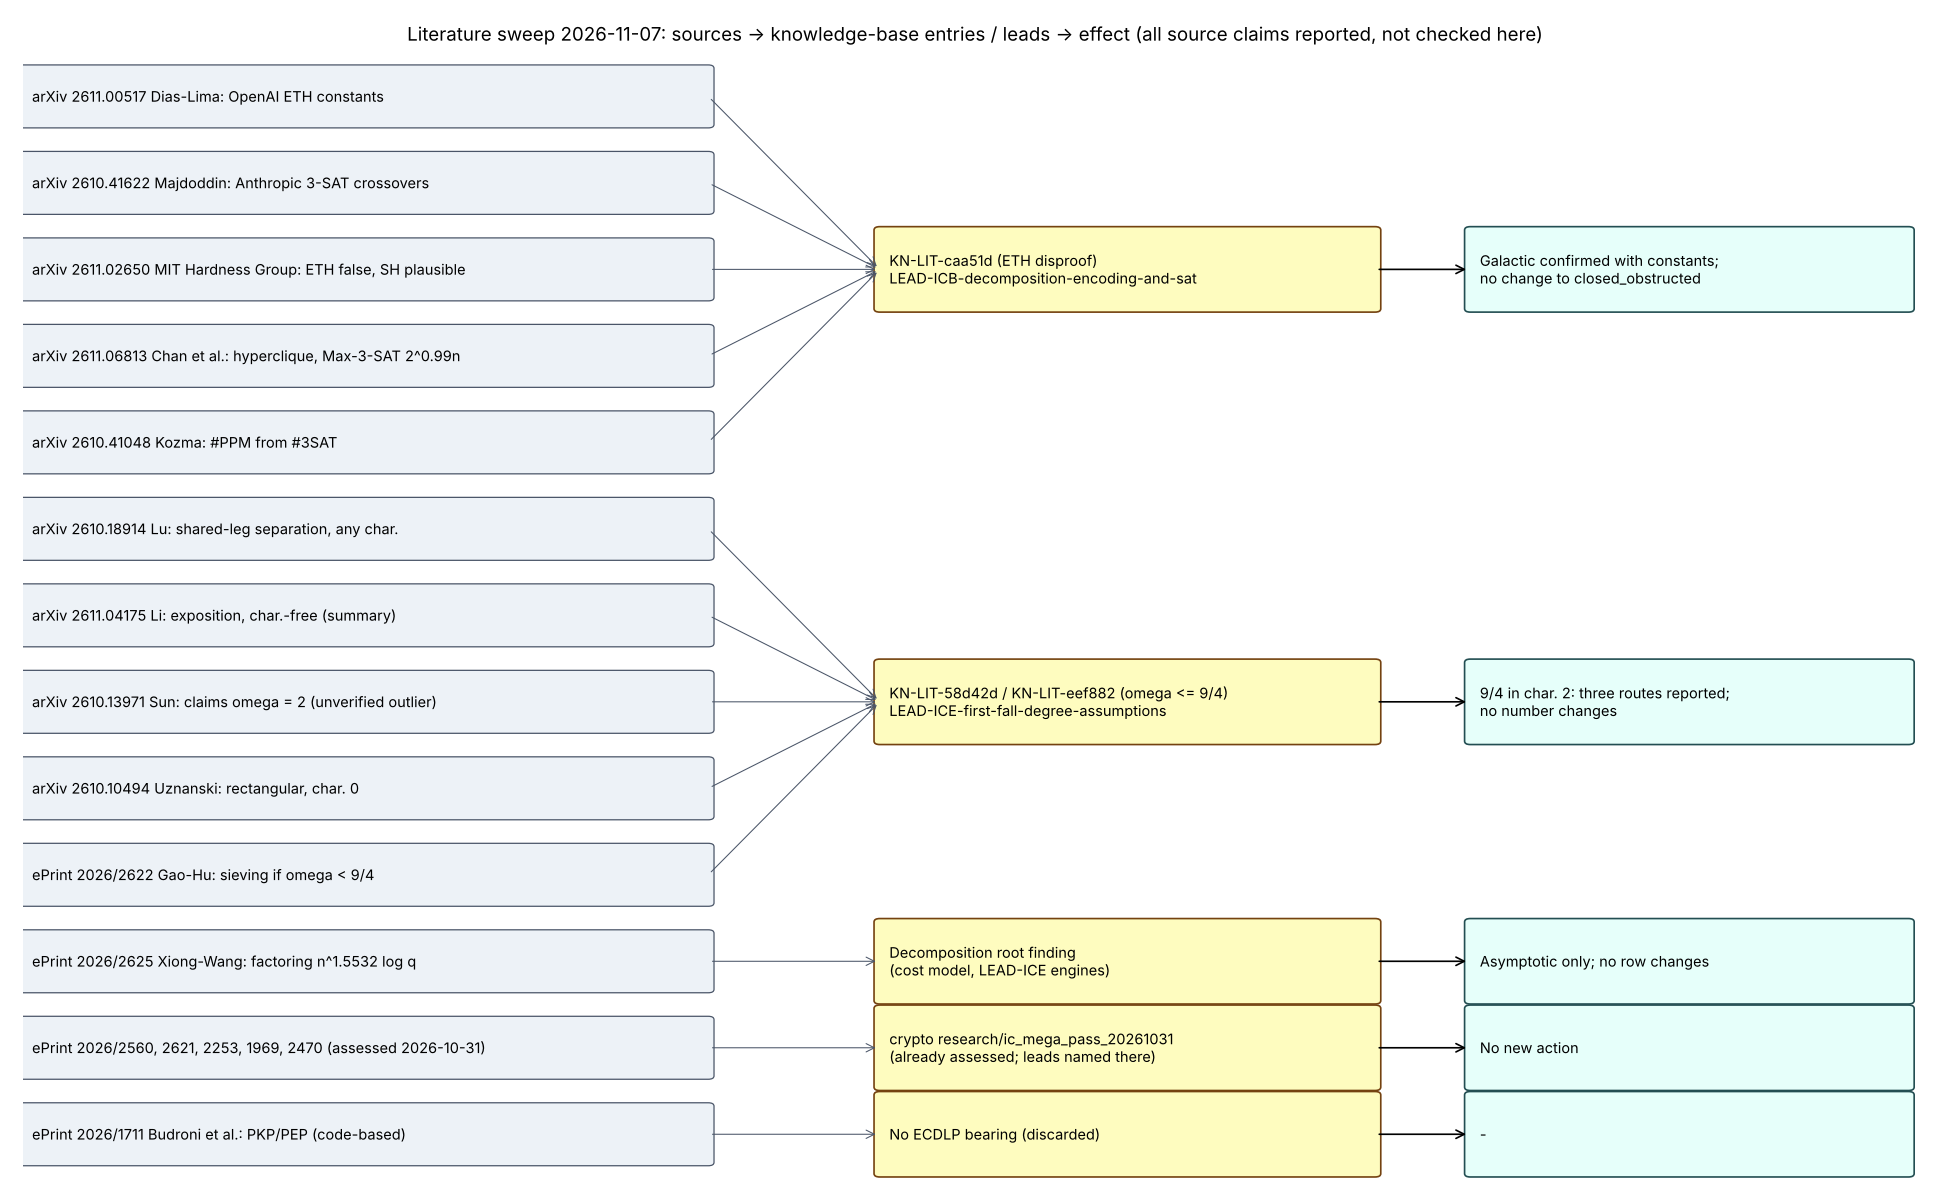

Recreate this plot in Python.
"""Diagram: which swept sources bear on which knowledge-base entries and leads (layout only)."""
from pathlib import Path
import matplotlib
matplotlib.use("Agg")
import matplotlib.pyplot as plt
from matplotlib.patches import FancyBboxPatch

here = Path(__file__).resolve().parent
sources = [
    ("arXiv 2611.00517 Dias-Lima: OpenAI ETH constants", "eth"),
    ("arXiv 2610.41622 Majdoddin: Anthropic 3-SAT crossovers", "eth"),
    ("arXiv 2611.02650 MIT Hardness Group: ETH false, SH plausible", "eth"),
    ("arXiv 2611.06813 Chan et al.: hyperclique, Max-3-SAT 2^0.99n", "eth"),
    ("arXiv 2610.41048 Kozma: #PPM from #3SAT", "eth"),
    ("arXiv 2610.18914 Lu: shared-leg separation, any char.", "omega"),
    ("arXiv 2611.04175 Li: exposition, char.-free (summary)", "omega"),
    ("arXiv 2610.13971 Sun: claims omega = 2 (unverified outlier)", "omega"),
    ("arXiv 2610.10494 Uznanski: rectangular, char. 0", "omega"),
    ("ePrint 2026/2622 Gao-Hu: sieving if omega < 9/4", "omega"),
    ("ePrint 2026/2625 Xiong-Wang: factoring n^1.5532 log q", "roots"),
    ("ePrint 2026/2560, 2621, 2253, 1969, 2470 (assessed 2026-10-31)", "prior"),
    ("ePrint 2026/1711 Budroni et al.: PKP/PEP (code-based)", "none"),
]
targets = {
    "eth": "KN-LIT-caa51d (ETH disproof)\nLEAD-ICB-decomposition-encoding-and-sat",
    "omega": "KN-LIT-58d42d / KN-LIT-eef882 (omega <= 9/4)\nLEAD-ICE-first-fall-degree-assumptions",
    "roots": "Decomposition root finding\n(cost model, LEAD-ICE engines)",
    "prior": "crypto research/ic_mega_pass_20261031\n(already assessed; leads named there)",
    "none": "No ECDLP bearing (discarded)",
}
effect = {
    "eth": "Galactic confirmed with constants;\nno change to closed_obstructed",
    "omega": "9/4 in char. 2: three routes reported;\nno number changes",
    "roots": "Asymptotic only; no row changes",
    "prior": "No new action",
    "none": "-",
}
order = ["eth", "omega", "roots", "prior", "none"]
fig, ax = plt.subplots(figsize=(13, 8))
ax.axis("off")
ys = {}
for i, (s, g) in enumerate(sources):
    y = 1 - (i + 0.5) / len(sources)
    ax.add_patch(FancyBboxPatch((0.0, y - 0.025), 0.36, 0.05, boxstyle="round,pad=0.003", fc="#edf2f7", ec="#4a5568", lw=0.6))
    ax.text(0.005, y, s, va="center", fontsize=7)
    ys.setdefault(g, []).append(y)
for j, g in enumerate(order):
    ty = sum(ys[g]) / len(ys[g])
    ax.add_patch(FancyBboxPatch((0.45, ty - 0.035), 0.26, 0.07, boxstyle="round,pad=0.003", fc="#fefcbf", ec="#744210", lw=0.8))
    ax.text(0.455, ty, targets[g], va="center", fontsize=7)
    ax.add_patch(FancyBboxPatch((0.76, ty - 0.035), 0.23, 0.07, boxstyle="round,pad=0.003", fc="#e6fffa", ec="#234e52", lw=0.8))
    ax.text(0.765, ty, effect[g], va="center", fontsize=7)
    ax.annotate("", xy=(0.76, ty), xytext=(0.71, ty), arrowprops=dict(arrowstyle="->", lw=0.8))
    for y in ys[g]:
        ax.annotate("", xy=(0.45, ty), xytext=(0.36, y), arrowprops=dict(arrowstyle="->", lw=0.5, color="#4a5568"))
ax.set_title("Literature sweep 2026-11-07: sources -> knowledge-base entries / leads -> effect (all source claims reported, not checked here)", fontsize=9)
ax.set_xlim(0, 1); ax.set_ylim(0, 1)
fig.tight_layout()
for ext in ("svg", "png", "pdf"):
    fig.savefig(here / f"source_map.{ext}", dpi=150)
print("wrote source_map.{svg,png,pdf}")
